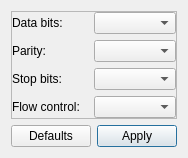
<?xml version="1.0" encoding="UTF-8"?>
<ui version="4.0">
 <class>SerialSettingsDialog</class>
 <widget class="QDialog" name="SerialSettingsDialog">
  <property name="geometry">
   <rect>
    <x>0</x>
    <y>0</y>
    <width>186</width>
    <height>157</height>
   </rect>
  </property>
  <property name="windowTitle">
   <string>Aditional port settings</string>
  </property>
  <property name="modal">
   <bool>true</bool>
  </property>
  <layout class="QVBoxLayout" name="verticalLayout_2" stretch="1000,1">
   <item>
    <layout class="QHBoxLayout" name="horizontalLayout_2">
     <item>
      <widget class="QFrame" name="frame_2">
       <property name="frameShape">
        <enum>QFrame::StyledPanel</enum>
       </property>
       <property name="frameShadow">
        <enum>QFrame::Raised</enum>
       </property>
       <layout class="QGridLayout" name="gridLayout_2" rowstretch="1,1,1,1" columnstretch="1,1">
        <property name="leftMargin">
         <number>0</number>
        </property>
        <property name="topMargin">
         <number>0</number>
        </property>
        <property name="rightMargin">
         <number>0</number>
        </property>
        <property name="bottomMargin">
         <number>0</number>
        </property>
        <property name="horizontalSpacing">
         <number>0</number>
        </property>
        <item row="0" column="1">
         <widget class="QComboBox" name="dataBitsBox"/>
        </item>
        <item row="3" column="0">
         <widget class="QLabel" name="flowControlLabel">
          <property name="text">
           <string>Flow control:</string>
          </property>
         </widget>
        </item>
        <item row="3" column="1">
         <widget class="QComboBox" name="flowControlBox"/>
        </item>
        <item row="1" column="1">
         <widget class="QComboBox" name="parityBox"/>
        </item>
        <item row="0" column="0">
         <widget class="QLabel" name="dataBitsLabel">
          <property name="text">
           <string>Data bits:</string>
          </property>
         </widget>
        </item>
        <item row="2" column="0">
         <widget class="QLabel" name="stopBitsLabel">
          <property name="text">
           <string>Stop bits:</string>
          </property>
         </widget>
        </item>
        <item row="1" column="0">
         <widget class="QLabel" name="parityLabel">
          <property name="text">
           <string>Parity:</string>
          </property>
         </widget>
        </item>
        <item row="2" column="1">
         <widget class="QComboBox" name="stopBitsBox"/>
        </item>
       </layout>
      </widget>
     </item>
    </layout>
   </item>
   <item>
    <layout class="QHBoxLayout" name="horizontalLayout">
     <item>
      <widget class="QPushButton" name="pushButtonDefault">
       <property name="text">
        <string>Defaults</string>
       </property>
       <property name="autoDefault">
        <bool>false</bool>
       </property>
      </widget>
     </item>
     <item>
      <widget class="QPushButton" name="pushButtonApply">
       <property name="text">
        <string>Apply</string>
       </property>
       <property name="default">
        <bool>true</bool>
       </property>
      </widget>
     </item>
    </layout>
   </item>
  </layout>
 </widget>
 <tabstops>
  <tabstop>pushButtonApply</tabstop>
  <tabstop>dataBitsBox</tabstop>
  <tabstop>parityBox</tabstop>
  <tabstop>stopBitsBox</tabstop>
  <tabstop>flowControlBox</tabstop>
  <tabstop>pushButtonDefault</tabstop>
 </tabstops>
 <resources/>
 <connections/>
</ui>
